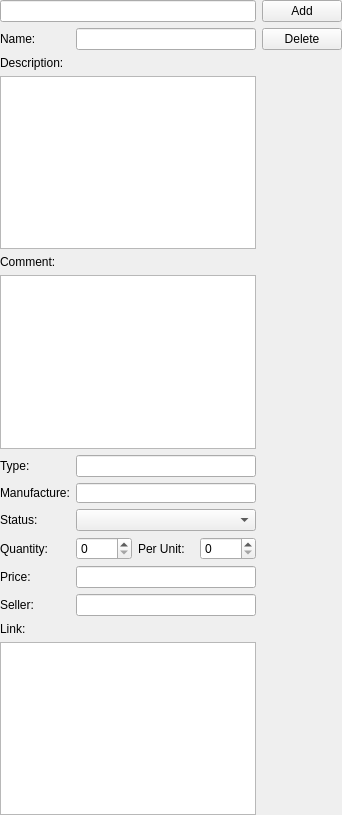
<?xml version="1.0" encoding="UTF-8"?>
<ui version="4.0">
 <class>uiArchivePage</class>
 <widget class="QWidget" name="uiArchivePage">
  <property name="geometry">
   <rect>
    <x>0</x>
    <y>0</y>
    <width>337</width>
    <height>815</height>
   </rect>
  </property>
  <property name="windowTitle">
   <string>Form</string>
  </property>
  <layout class="QHBoxLayout" name="horizontalLayout_5">
   <property name="leftMargin">
    <number>0</number>
   </property>
   <property name="topMargin">
    <number>0</number>
   </property>
   <property name="rightMargin">
    <number>0</number>
   </property>
   <property name="bottomMargin">
    <number>0</number>
   </property>
   <item>
    <widget class="QWidget" name="gridWidget" native="true">
     <property name="sizePolicy">
      <sizepolicy hsizetype="Minimum" vsizetype="Preferred">
       <horstretch>0</horstretch>
       <verstretch>0</verstretch>
      </sizepolicy>
     </property>
     <layout class="QGridLayout" name="gridLayout">
      <property name="leftMargin">
       <number>0</number>
      </property>
      <property name="topMargin">
       <number>0</number>
      </property>
      <property name="rightMargin">
       <number>0</number>
      </property>
      <property name="bottomMargin">
       <number>0</number>
      </property>
      <item row="6" column="1" colspan="3">
       <widget class="QLineEdit" name="uiType">
        <property name="readOnly">
         <bool>true</bool>
        </property>
       </widget>
      </item>
      <item row="9" column="1">
       <widget class="QSpinBox" name="uiQuantity"/>
      </item>
      <item row="0" column="0" colspan="4">
       <widget class="QLineEdit" name="uiNumberID">
        <property name="readOnly">
         <bool>true</bool>
        </property>
       </widget>
      </item>
      <item row="4" column="0" colspan="4">
       <widget class="QLabel" name="label_10">
        <property name="text">
         <string>Comment:</string>
        </property>
       </widget>
      </item>
      <item row="8" column="1" colspan="3">
       <widget class="QComboBox" name="uiStatus"/>
      </item>
      <item row="10" column="0">
       <widget class="QLabel" name="label_11">
        <property name="text">
         <string>Price:</string>
        </property>
       </widget>
      </item>
      <item row="10" column="1" colspan="3">
       <widget class="QLineEdit" name="uiPrice"/>
      </item>
      <item row="3" column="0" colspan="4">
       <widget class="QPlainTextEdit" name="uiDescription"/>
      </item>
      <item row="9" column="3">
       <widget class="QSpinBox" name="uiQuantityPackage"/>
      </item>
      <item row="12" column="0" colspan="4">
       <widget class="QLabel" name="label_9">
        <property name="text">
         <string>Link:</string>
        </property>
       </widget>
      </item>
      <item row="7" column="1" colspan="3">
       <widget class="QStackedWidget" name="uiManufacture">
        <property name="enabled">
         <bool>true</bool>
        </property>
        <property name="maximumSize">
         <size>
          <width>16777215</width>
          <height>20</height>
         </size>
        </property>
        <property name="autoFillBackground">
         <bool>false</bool>
        </property>
        <property name="currentIndex">
         <number>0</number>
        </property>
        <widget class="QWidget" name="uiManufacturePage1_2">
         <layout class="QHBoxLayout" name="horizontalLayout_3">
          <property name="spacing">
           <number>0</number>
          </property>
          <property name="leftMargin">
           <number>0</number>
          </property>
          <property name="topMargin">
           <number>0</number>
          </property>
          <property name="rightMargin">
           <number>0</number>
          </property>
          <property name="bottomMargin">
           <number>0</number>
          </property>
          <item>
           <widget class="QLineEdit" name="noneditable">
            <property name="readOnly">
             <bool>true</bool>
            </property>
           </widget>
          </item>
         </layout>
        </widget>
        <widget class="QWidget" name="uiManufacturePage2_2">
         <layout class="QHBoxLayout" name="horizontalLayout_4">
          <property name="spacing">
           <number>0</number>
          </property>
          <property name="leftMargin">
           <number>0</number>
          </property>
          <property name="topMargin">
           <number>0</number>
          </property>
          <property name="rightMargin">
           <number>0</number>
          </property>
          <property name="bottomMargin">
           <number>0</number>
          </property>
          <item>
           <widget class="QComboBox" name="editable"/>
          </item>
         </layout>
        </widget>
       </widget>
      </item>
      <item row="9" column="0">
       <widget class="QLabel" name="label_3">
        <property name="text">
         <string>Quantity:</string>
        </property>
       </widget>
      </item>
      <item row="9" column="2">
       <widget class="QLabel" name="label_4">
        <property name="text">
         <string>Per Unit:</string>
        </property>
       </widget>
      </item>
      <item row="1" column="1" colspan="3">
       <widget class="QLineEdit" name="uiName"/>
      </item>
      <item row="6" column="0">
       <widget class="QLabel" name="label_5">
        <property name="text">
         <string>Type:</string>
        </property>
       </widget>
      </item>
      <item row="13" column="0" colspan="4">
       <widget class="QTextEdit" name="uiLink"/>
      </item>
      <item row="8" column="0">
       <widget class="QLabel" name="label_7">
        <property name="text">
         <string>Status:</string>
        </property>
       </widget>
      </item>
      <item row="1" column="0">
       <widget class="QLabel" name="label">
        <property name="text">
         <string>Name:</string>
        </property>
       </widget>
      </item>
      <item row="5" column="0" colspan="4">
       <widget class="QPlainTextEdit" name="uiComment"/>
      </item>
      <item row="11" column="1" colspan="3">
       <widget class="QLineEdit" name="uiSeller"/>
      </item>
      <item row="11" column="0">
       <widget class="QLabel" name="label_8">
        <property name="text">
         <string>Seller:</string>
        </property>
       </widget>
      </item>
      <item row="2" column="0" colspan="4">
       <widget class="QLabel" name="label_2">
        <property name="text">
         <string>Description:</string>
        </property>
       </widget>
      </item>
      <item row="7" column="0">
       <widget class="QLabel" name="label_6">
        <property name="text">
         <string>Manufacture:</string>
        </property>
       </widget>
      </item>
      <item row="0" column="4">
       <widget class="QPushButton" name="uiAddBtn">
        <property name="text">
         <string>Add</string>
        </property>
       </widget>
      </item>
      <item row="1" column="4">
       <widget class="QPushButton" name="uiDelBtn">
        <property name="text">
         <string>Delete</string>
        </property>
       </widget>
      </item>
     </layout>
    </widget>
   </item>
  </layout>
 </widget>
 <resources/>
 <connections/>
</ui>
